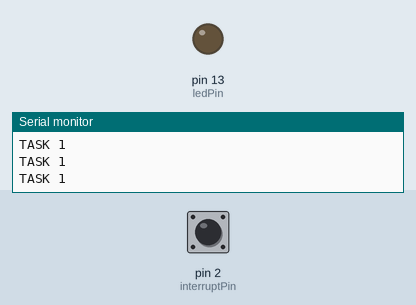
Recording of a sketch running on a simulated Arduino Uno, built with avr-gcc and run on an emulated ATmega328P. Parts: output pins drawn as LEDs (lit = HIGH), the last lines printed to the serial monitor. Dashed ring = blinking. Inputs (shaded band) come from the test bench; at power-on: pin 2 (interruptPin) HIGH.

Above: at 1.2 s.
1.3 s: pin 2 (interruptPin) pulled LOW for 0.15 s
At 1.8 s:
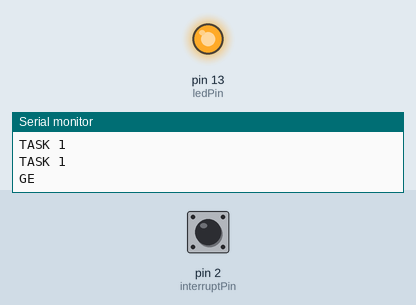
3.4 s: pin 2 (interruptPin) pulled LOW for 3.2 s
At 8.3 s:
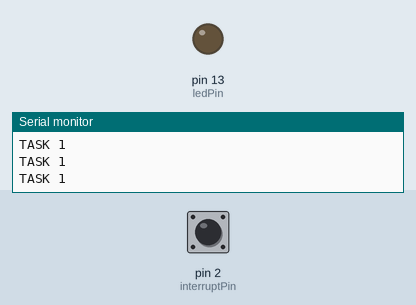
8.6 s: pin 2 (interruptPin) pulsed LOW 5 times (0.12 s each, 0.3 s apart)
At 9.2 s:
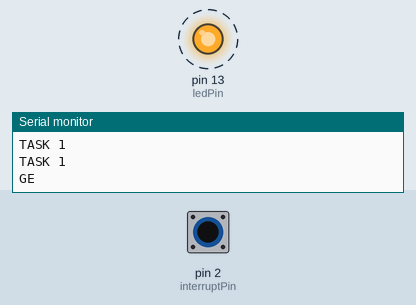
11.6 s: pin 2 (interruptPin) pulled LOW for 1 s
At 14.3 s:
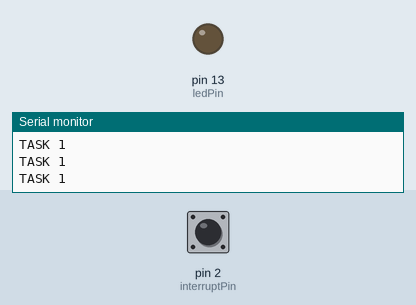
Timing chart, 0 to 15.6 s (numbered marks = the images above; inputs shaded):
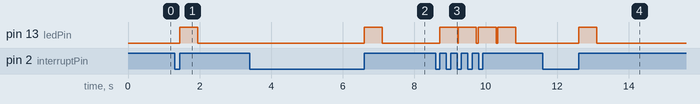

The sketch:

ex3_a.ino
```cpp
#include <Arduino_FreeRTOS.h>
#include <semphr.h>

const byte ledPin = 13;
const byte interruptPin = 2;

void task1(void *pvParameters);
void task2(void *pvParameters);

SemaphoreHandle_t xSemaphore = NULL;

void setup() {

  Serial.begin(9600);
  pinMode(13, OUTPUT);

  pinMode(interruptPin, INPUT_PULLUP);
  attachInterrupt(digitalPinToInterrupt(interruptPin), interrupcao, RISING);

  xTaskCreate(task1, "task1", 128, NULL, 3, NULL);

}

void interrupcao(){

  Serial.println("GERANDO INTERRUPÇÃO...");
  digitalWrite(ledPin, HIGH);

  //aproximadamente 500 milis
  for(unsigned long i=0; i<1150000; i++){
    asm("nop");
  }

  digitalWrite(ledPin, LOW);
  Serial.println("SAINDO INTERRUPÇÃO...");

}

void task1(void *pvParameters){

  unsigned long timeStop;

  for(;;){
      TickType_t xLastWakeTime = xTaskGetTickCount();
      Serial.println("TASK 1");
      timeStop = millis() + 200;
      while (millis() < timeStop);
      xTaskDelayUntil(&xLastWakeTime, pdMS_TO_TICKS(300));
  }
}

void loop() {

}
```

Measured:
- after the input at 1.3 s, pin 13 (ledPin): LOW → HIGH after 0.15 s, → LOW 0.50 s later
- after the input at 3.4 s, pin 13 (ledPin): LOW → HIGH after 3.2 s, → LOW 0.50 s later
- after the input at 8.6 s, pin 13 (ledPin): alternates HIGH for 0.50 s and LOW for 0.05 s, starting after 0.12 s
- after the input at 11.6 s, pin 13 (ledPin): LOW → HIGH after 1.0 s, → LOW 0.50 s later
